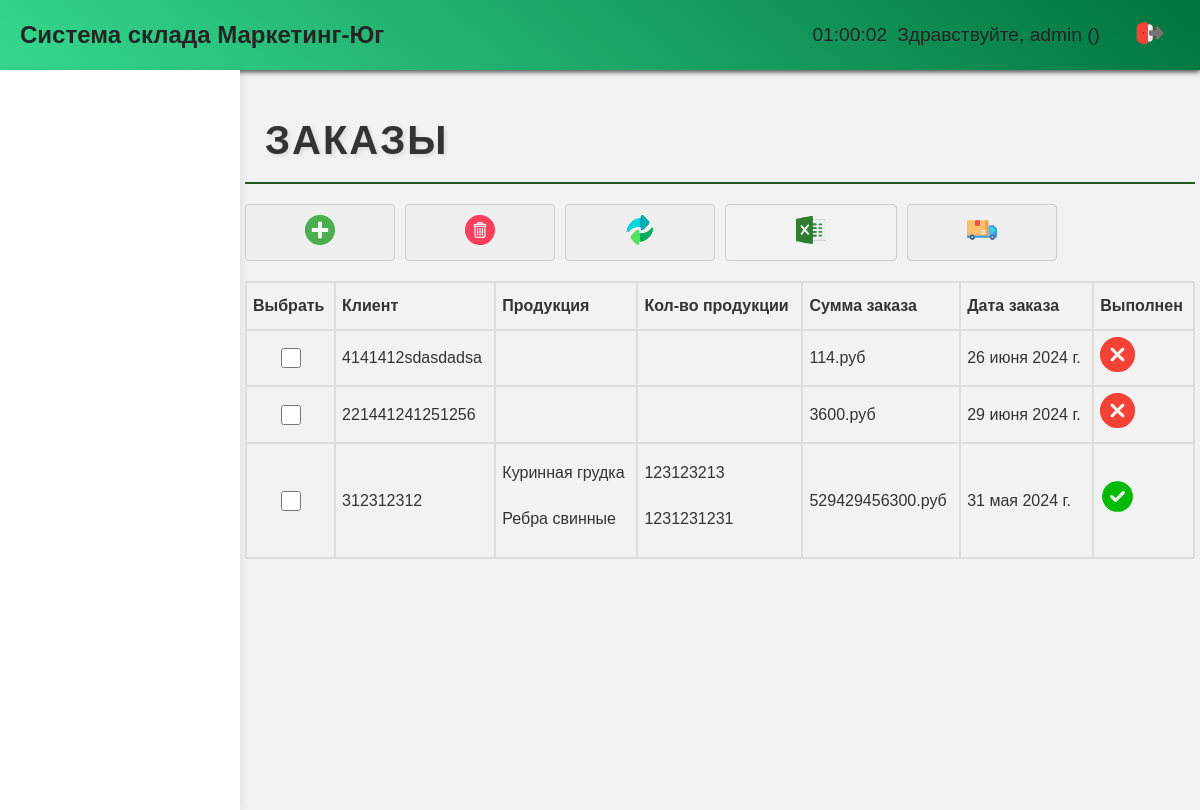
Screenshot of /orders/ (signed in) with the database file from the repository.
### base/models.py (models this page shows, shortened)
class Order(models.Model):
    customer = models.CharField(max_length=100)
    products = models.ManyToManyField(OrderProduct, related_name='products')
    summary = models.IntegerField()
    date_ordered = models.DateField()
    completed = models.BooleanField(default=False)
    class Meta:
        verbose_name = 'Заказ'
        verbose_name_plural = 'Заказы'

class OrderProduct(models.Model):
    product = models.ForeignKey(Product, on_delete=models.CASCADE)
    quantity = models.IntegerField(default=0)
    class Meta:
        verbose_name = 'Продукт заказа'
        verbose_name_plural = 'Продукты заказов'

class Product(models.Model):
    name = models.CharField(max_length=100)
    product_type = models.ForeignKey('ProductType', on_delete=models.CASCADE)
    description = models.TextField(blank=True, null=True)
    price = models.DecimalField(max_digits=10, decimal_places=2)
    quantity = models.IntegerField(default=0)
    updated = models.DateTimeField(auto_now=True)
    created = models.DateTimeField(auto_now_add=True)
    class Meta:
        verbose_name = 'Продукция'
        verbose_name_plural = 'Продукции'

### base/views.py (the view)
# urls.py: path('orders/', views.orders, name='orders'),
@require_GET
def orders(request):
    orders = Order.objects.all()
    orders_products = OrderProduct.objects.all()
    products = Product.objects.all()
    product_types = ProductType.objects.all()
    products_data = list(products.values('id', 'name'))
    context = {
        'orders': orders,
        'orders_products': orders_products,
        'products': products_data,  # Передаем только данные о продуктах
        'product_types': product_types
    }
    return render(request, 'orders.html', context)

### base/templatetags/group_tags.py (called while the page is built)
@register.filter(name='has_group')
def has_group(user, group_name):
    return user.groups.filter(name=group_name).exists()

### templates/orders.html (shortened to what this page needs)
{% extends 'home.html' %}
{% load static %}
{% block content %}
<h2>Заказы</h2>
<div class="buttons">
    <button id="add-order-button" class="icon-button">
        <img src="{% static 'images/add.svg' %}" alt="Добавить заказ">
    </button>
   <button id="delete-order-button" class="icon-button" onclick="deleteSelectedOrders()">
    <img src="{% static 'images/delete.svg' %}" alt="Удалить заказ">
    </button>
    <button id="edit-order-button" class="icon-button" onclick="editSelectedOrder()">
        <img src="{% static 'images/change.svg' %}" alt="Изменить заказ">
    </button>
    <a href="{% url 'generate_invoice' %}" class="icon-button">
        <img src="{% static 'images/excel.svg' %}" alt="Сформировать накладную">
    </a>
    <button id="share-order-button" class="icon-button" onclick="shareSelectedOrder()">
        <img src="{% static 'images/truck.svg' %}" alt="Передать в отгрузку">
    </button>
</div>
<table class="order-table" id = order-table>
    <thead>
        <tr>
            <th>Выбрать</th>
            <th>Клиент</th>
            <th>Продукция</th>
            <th>Кол-во продукции</th>
            <th>Сумма заказа</th>
            <th>Дата заказа</th>
            <th>Выполнен</th>
        </tr>
    </thead>
    <tbody id="order-table-body">
        {% for order in orders %}
            <tr>
                <td style="text-align: center;"><input type="checkbox" class="checkbox-custom" name="selected_order" value="{{ order.id }}"></td>
                <td>{{ order.customer }}</td>
                <td class="text2">
                    {% for order_product in order.products.all %}
                        <p>{{ order_product.product.name }}</p>
                    {% endfor %}
                </td>
                <td class="text2">
                    {% for order_product in order.products.all %}
                        <p class="text2">{{ order_product.quantity }}</p>
                    {% endfor %}
                </td>
                <td>{{ order.summary }}.руб</td>
                <td>{{ order.date_ordered }}</td>
                {% if order.completed %}
                    <td><img src="{% static 'images/check.svg' %}" alt="Completed"></td>
                {% else %}
                    <td><img src="{% static 'images/cross.svg' %}" alt="Not Completed"></td>
                {% endif %}
            </tr>
        {% empty %}
            <tr>
                <td colspan="7">Нет данных о заказах</td>
            </tr>
        {% endfor %}
    </tbody>
</table>
{% endblock %}

### templates/header.html (shortened to what this page needs)
<header>
{% load static %}
    <link rel="stylesheet" href="{% static 'styles/header.css' %}">
    <div class="header-left">
        <h1>Система склада Маркетинг-Юг</h1>
    </div>
    <div class="header-right">
    <span id="current-time"></span>
        {% if user.is_authenticated %}
            <span>Здравствуйте, {{ user.username }} ({{ user.groups.first.name }})</span>
        <a href="{% url 'logout' %}">
            <img src="{% static 'images/exit.svg' %}" alt="Выход">
            </a>
        {% else %}
            <a href="{% url 'login' %}">Войти</a>
        {% endif %}
    </div>
</header>

### static/styles/home.css (style rules this page uses)
body { font-family: Arial, sans-serif; background: #f2f2f2; margin: 0; padding: 0; display: flex; flex-direction: column; }
header { background: linear-gradient(220deg, #00733E, #36D88E); color: #ffffff; padding: 10px 20px; display: flex; justify-content: space-between; align-items: center; }
h2 { font-family: 'Arial', sans-serif; font-size: 2.5rem; font-weight: bold; color: #333; text-transform: uppercase; letter-spacing: 2px; text-shadow: 2px 2px 4px rgba(0, 0, 0, 0.1); margin-bottom: 20px; padding-left: 20px; border-bottom: 2px solid rgba(12, 73, 12, 0.9); padding-bottom: 10px; position: relative; }
.content p { font-size: 2rem; line-height: 1.6; color: #666666; margin-bottom: 20px; }
.text2 p { font-size: 1em; color: #333; margin-top: 10px; }
.header-left h1 { margin: 0; }
.header-right { display: flex; align-items: center; }
.header-right span { margin-right: 20px; }
.header-right a { color: #ffffff; text-decoration: none; margin-left: 10px; }
.buttons { display: flex; gap: 10px; margin-bottom: 20px; }
.icon-button { display: flex; flex-direction: column; align-items: center; text-decoration: none; color: #333333; transition: color 0.3s ease; padding: 10px; border: 1px solid #ccc; border-radius: 4px; width: 150px; position: relative; }
.icon-button img { width: 30px; height: 30px; margin-bottom: 5px; }
.order-table { width: 100%; border-collapse: collapse; }
.order-table th, .order-table td { border: 2px solid #ddd; padding: 6px; }
.order-table th { padding-top: 10px; padding-bottom: 10px; text-align: left; background-color: #f2f2f2; }
.checkbox-custom { display: inline-block; width: 20px; height: 20px; background-color: #eee; border: 1px solid #ccc; border-radius: 3px; position: relative; vertical-align: middle; }
.text2 { white-space: nowrap; }

### static/styles/header.css (style rules this page uses)
header { background-color: #007633; color: #252424; padding: 10px 20px; display: flex; justify-content: space-between; align-items: center; box-shadow: 0 2px 5px rgba(0, 0, 0, 0.7); }
.header-left h1 { font-size: 1.5rem; margin: 0; }
.header-right { display: flex; align-items: center; }
.header-right span { margin-right: 10px; font-size: 1.2rem; }
.header-right a { color: #252424; text-decoration: none; padding: 8px 15px; border-radius: 5px; transition: background-color 0.3s ease; }

### rows the page displays
Order: customer "4141412sdasdadsa", summary "114", date_ordered "26 июня 2024 г.", completed False (drawn)
Order: customer "221441241251256", summary "3600", date_ordered "29 июня 2024 г.", completed False (drawn)
Order: customer "312312312", summary "529429456300", date_ordered "31 мая 2024 г.", completed True (drawn)
OrderProduct: product.name "Куринная грудка", quantity "123123213"
OrderProduct: product.name "Ребра свинные", quantity "1231231231"

### other values shown
{{ user.username }} "admin"
